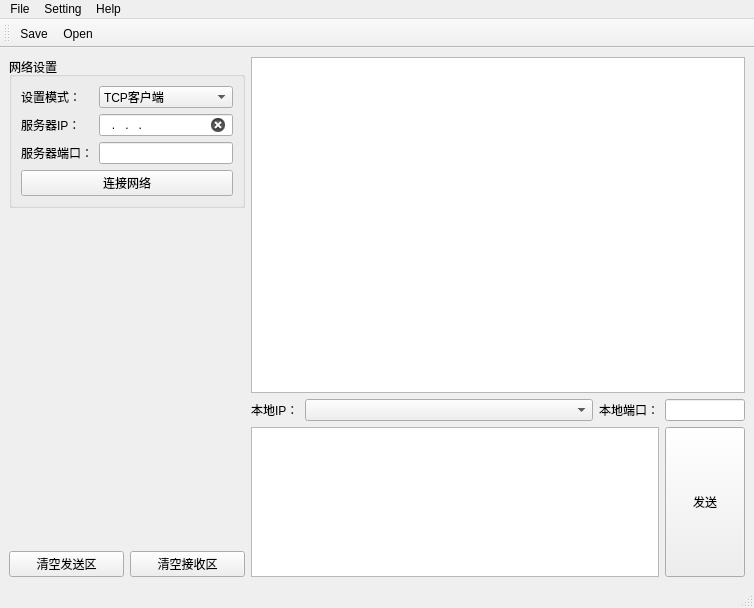
<?xml version="1.0" encoding="UTF-8"?>
<ui version="4.0">
 <class>MainWindow</class>
 <widget class="QMainWindow" name="MainWindow">
  <property name="geometry">
   <rect>
    <x>0</x>
    <y>0</y>
    <width>754</width>
    <height>608</height>
   </rect>
  </property>
  <property name="windowTitle">
   <string>网络工具助手v1.0</string>
  </property>
  <property name="windowIcon">
   <iconset resource="resource.qrc">
    <normaloff>:/logo/net</normaloff>:/logo/net</iconset>
  </property>
  <widget class="QWidget" name="centralwidget">
   <layout class="QHBoxLayout" name="horizontalLayout_3" stretch="0,1">
    <item>
     <layout class="QVBoxLayout" name="verticalLayout_2">
      <item>
       <widget class="QGroupBox" name="groupBox">
        <property name="title">
         <string>网络设置</string>
        </property>
        <layout class="QGridLayout" name="gridLayout">
         <item row="0" column="0">
          <widget class="QLabel" name="label_3">
           <property name="text">
            <string>设置模式：</string>
           </property>
          </widget>
         </item>
         <item row="0" column="1">
          <widget class="QComboBox" name="cb_mode">
           <item>
            <property name="text">
             <string>TCP客户端</string>
            </property>
           </item>
           <item>
            <property name="text">
             <string>TCP服务器</string>
            </property>
           </item>
           <item>
            <property name="text">
             <string>UDP</string>
            </property>
           </item>
          </widget>
         </item>
         <item row="1" column="0">
          <widget class="QLabel" name="label_4">
           <property name="text">
            <string>服务器IP：</string>
           </property>
          </widget>
         </item>
         <item row="1" column="1">
          <widget class="QLineEdit" name="edit_target_ip">
           <property name="inputMask">
            <string>000.000.000.000</string>
           </property>
           <property name="clearButtonEnabled">
            <bool>true</bool>
           </property>
          </widget>
         </item>
         <item row="2" column="0">
          <widget class="QLabel" name="label_5">
           <property name="text">
            <string>服务器端口：</string>
           </property>
          </widget>
         </item>
         <item row="2" column="1">
          <widget class="QLineEdit" name="edit_target_port">
           <property name="inputMask">
            <string>00000</string>
           </property>
           <property name="clearButtonEnabled">
            <bool>true</bool>
           </property>
          </widget>
         </item>
         <item row="3" column="0" colspan="2">
          <widget class="QPushButton" name="btn_connect">
           <property name="minimumSize">
            <size>
             <width>200</width>
             <height>0</height>
            </size>
           </property>
           <property name="text">
            <string>连接网络</string>
           </property>
           <property name="icon">
            <iconset resource="resource.qrc">
             <normaloff>:/ic/disconnect</normaloff>:/ic/disconnect</iconset>
           </property>
           <property name="checkable">
            <bool>false</bool>
           </property>
          </widget>
         </item>
        </layout>
       </widget>
      </item>
      <item>
       <spacer name="verticalSpacer">
        <property name="orientation">
         <enum>Qt::Vertical</enum>
        </property>
        <property name="sizeHint" stdset="0">
         <size>
          <width>20</width>
          <height>40</height>
         </size>
        </property>
       </spacer>
      </item>
      <item>
       <layout class="QHBoxLayout" name="horizontalLayout_5">
        <property name="bottomMargin">
         <number>0</number>
        </property>
        <item>
         <widget class="QPushButton" name="btn_clear_send">
          <property name="text">
           <string>清空发送区</string>
          </property>
         </widget>
        </item>
        <item>
         <widget class="QPushButton" name="btn_clear_recv">
          <property name="text">
           <string>清空接收区</string>
          </property>
         </widget>
        </item>
       </layout>
      </item>
     </layout>
    </item>
    <item>
     <layout class="QVBoxLayout" name="verticalLayout" stretch="1,0,0">
      <item>
       <widget class="QPlainTextEdit" name="edit_recv"/>
      </item>
      <item>
       <layout class="QHBoxLayout" name="horizontalLayout" stretch="0,1,0,0">
        <item>
         <widget class="QLabel" name="label">
          <property name="text">
           <string>本地IP：</string>
          </property>
         </widget>
        </item>
        <item>
         <widget class="QComboBox" name="cb_local_ip"/>
        </item>
        <item>
         <widget class="QLabel" name="label_2">
          <property name="text">
           <string>本地端口：</string>
          </property>
         </widget>
        </item>
        <item>
         <widget class="QLineEdit" name="edit_local_port">
          <property name="maximumSize">
           <size>
            <width>80</width>
            <height>16777215</height>
           </size>
          </property>
         </widget>
        </item>
       </layout>
      </item>
      <item>
       <layout class="QHBoxLayout" name="horizontalLayout_2">
        <item>
         <widget class="QPlainTextEdit" name="edit_send">
          <property name="maximumSize">
           <size>
            <width>16777215</width>
            <height>150</height>
           </size>
          </property>
         </widget>
        </item>
        <item>
         <widget class="QPushButton" name="btn_send">
          <property name="sizePolicy">
           <sizepolicy hsizetype="Minimum" vsizetype="Expanding">
            <horstretch>0</horstretch>
            <verstretch>0</verstretch>
           </sizepolicy>
          </property>
          <property name="text">
           <string>发送</string>
          </property>
         </widget>
        </item>
       </layout>
      </item>
     </layout>
    </item>
   </layout>
  </widget>
  <widget class="QMenuBar" name="menubar">
   <property name="geometry">
    <rect>
     <x>0</x>
     <y>0</y>
     <width>754</width>
     <height>23</height>
    </rect>
   </property>
   <widget class="QMenu" name="menuFile">
    <property name="title">
     <string>File</string>
    </property>
    <addaction name="actionNew"/>
    <addaction name="actionOpen"/>
    <addaction name="actionSave"/>
    <addaction name="separator"/>
    <addaction name="actionExit"/>
   </widget>
   <widget class="QMenu" name="menuHelo">
    <property name="title">
     <string>Help</string>
    </property>
    <addaction name="actionAbout"/>
   </widget>
   <widget class="QMenu" name="menuSetting">
    <property name="title">
     <string>Setting</string>
    </property>
   </widget>
   <addaction name="menuFile"/>
   <addaction name="menuSetting"/>
   <addaction name="menuHelo"/>
  </widget>
  <widget class="QStatusBar" name="statusbar"/>
  <widget class="QToolBar" name="toolBar">
   <property name="windowTitle">
    <string>toolBar</string>
   </property>
   <attribute name="toolBarArea">
    <enum>TopToolBarArea</enum>
   </attribute>
   <attribute name="toolBarBreak">
    <bool>false</bool>
   </attribute>
   <addaction name="actionSave"/>
   <addaction name="actionOpen"/>
  </widget>
  <action name="actionNew">
   <property name="text">
    <string>New</string>
   </property>
  </action>
  <action name="actionOpen">
   <property name="icon">
    <iconset resource="resource.qrc">
     <normaloff>:/ic/open</normaloff>:/ic/open</iconset>
   </property>
   <property name="text">
    <string>Open</string>
   </property>
   <property name="shortcut">
    <string>Ctrl+O</string>
   </property>
  </action>
  <action name="actionSave">
   <property name="icon">
    <iconset resource="resource.qrc">
     <normaloff>:/ic/save</normaloff>:/ic/save</iconset>
   </property>
   <property name="text">
    <string>Save</string>
   </property>
   <property name="shortcut">
    <string>Ctrl+S</string>
   </property>
  </action>
  <action name="actionExit">
   <property name="text">
    <string>Exit</string>
   </property>
  </action>
  <action name="actionAbout">
   <property name="text">
    <string>About</string>
   </property>
  </action>
 </widget>
 <resources>
  <include location="resource.qrc"/>
 </resources>
 <connections/>
</ui>
